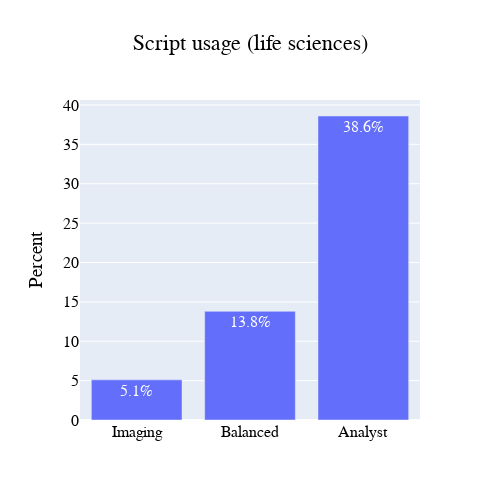

The notebook cell this image was saved under:
### Markdown cell above
##### Creation of the figures

### Code cell
#Life sciences 
scp_lif = px.bar(scp_df_1, x=scp_df_1['Work type'], y=scp_df_1['percent'], title='Script usage (life sciences)', width=500, height=500,text=[f'{val}%' for val in scp_df_1['percent']], labels={'Work type':'','percent':'Percent'})
scp_lif.update_layout(title_x =0.5, font=dict(family='Helvetica', color='Black', size=16), legend=dict(title_font_family = 'Helvetica', font=dict(size=16, color="Black")))
scp_lif.update_xaxes(categoryorder='array', categoryarray =['Imaging', 'Balanced', 'Analyst'])
#scp_lif.write_image('script_usage_lif.svg')

### Figure 1 — Plotly figure (JSON) as saved in the notebook; plotly's stock layout.template omitted (floating-point values rounded to 4 significant figures)
{"data": [{"alignmentgroup": "True", "hovertemplate": "=%{x}<br>Percent=%{y}<br>text=%{text}<extra></extra>", "legendgroup": "", "marker": {"color": "#636efa", "pattern": {"shape": ""}}, "name": "", "offsetgroup": "", "orientation": "v", "showlegend": false, "text": ["38.6%", "13.8%", "5.1%"], "textposition": "auto", "type": "bar", "x": ["Analyst", "Balanced", "Imaging"], "xaxis": "x", "y": [38.6, 13.8, 5.1], "yaxis": "y"}], "layout": {"barmode": "relative", "font": {"color": "Black", "family": "Helvetica", "size": 16}, "height": 500, "legend": {"font": {"color": "Black", "size": 16}, "title": {"font": {"family": "Helvetica"}}, "tracegroupgap": 0}, "title": {"text": "Script usage (life sciences)", "x": 0.5}, "width": 500, "xaxis": {"anchor": "y", "categoryarray": ["Imaging", "Balanced", "Analyst"], "categoryorder": "array", "domain": [0, 1], "title": {"text": ""}}, "yaxis": {"anchor": "x", "domain": [0, 1], "title": {"text": "Percent"}}}}
